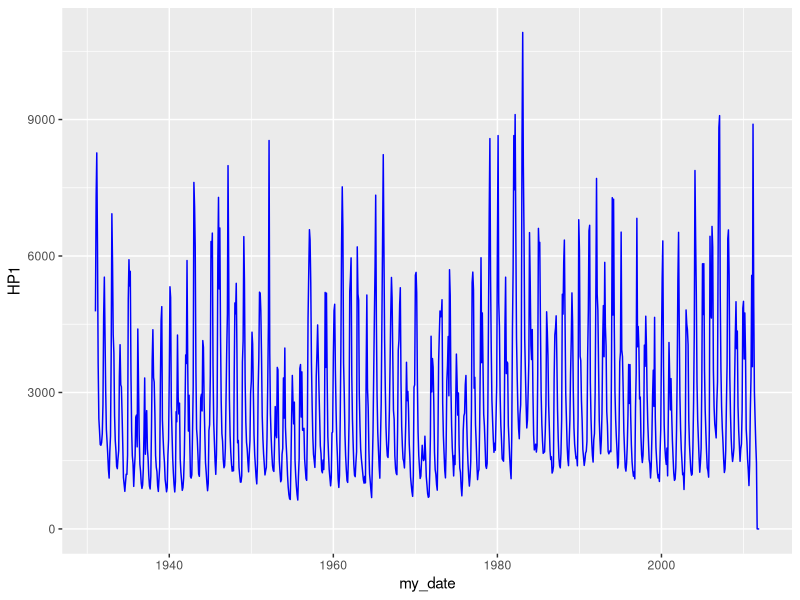
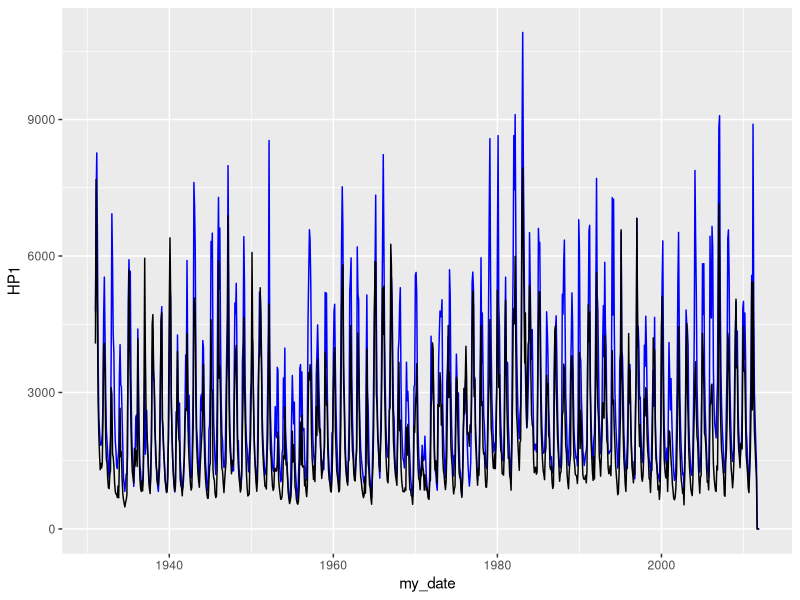
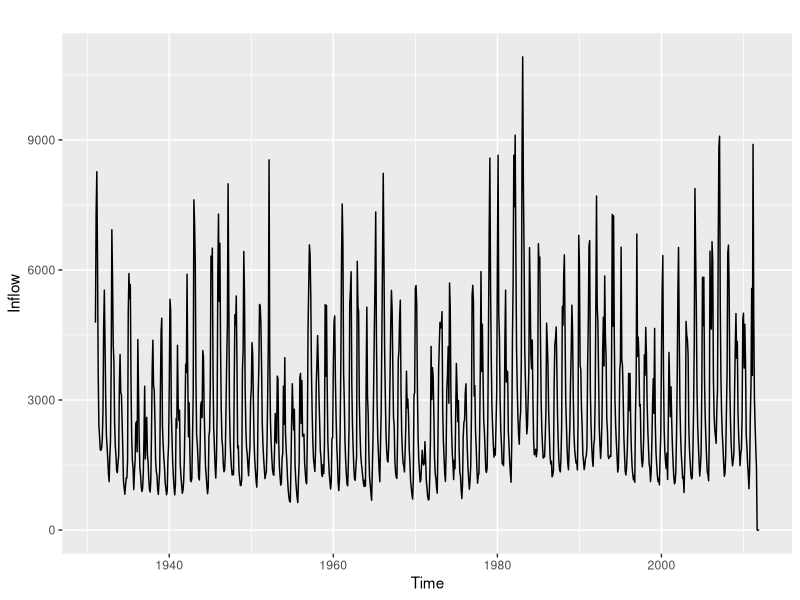
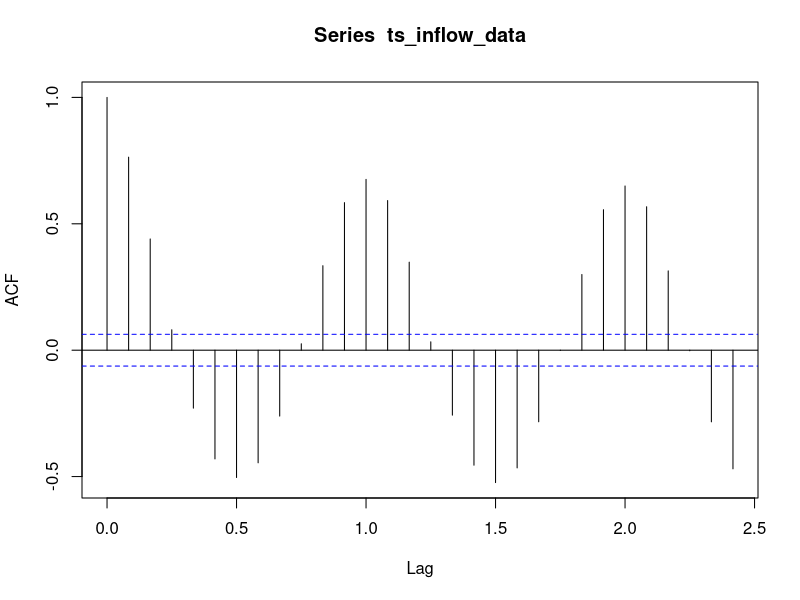
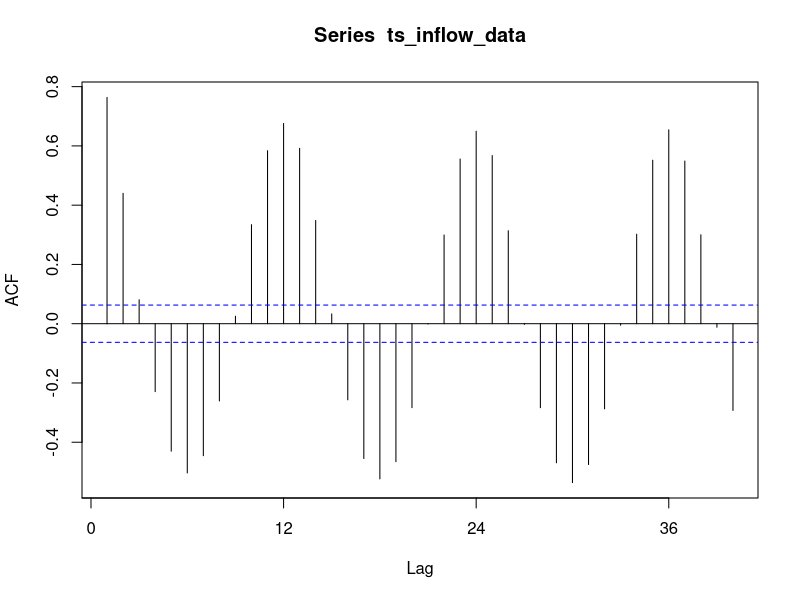
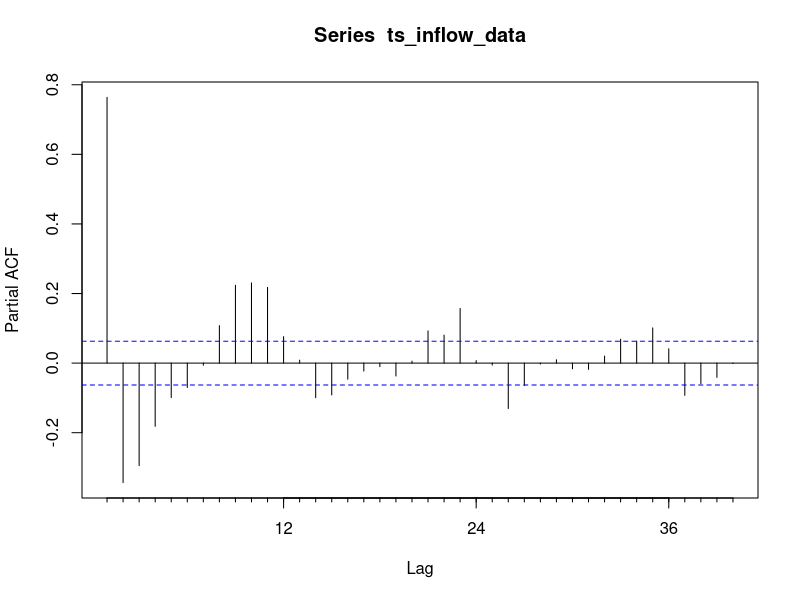
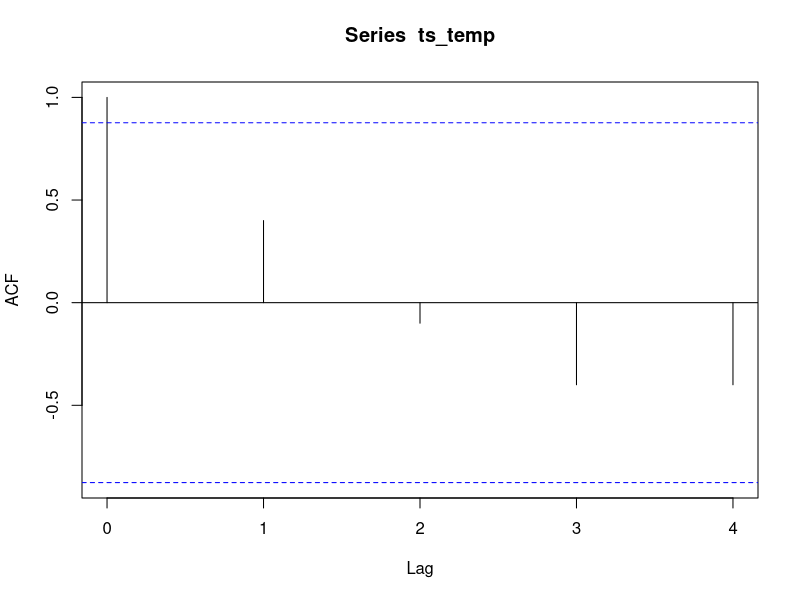

R code for these plots, in order:
## ---- chunk 1
knitr::opts_chunk$set(echo = TRUE) 
## ---- chunk 2
library(lubridate)
library(ggplot2)
library(forecast) #added for Acf and Pacf functions

## ---- chunk 3
#Importing time series data from text file
#I am calling it raw for now because it's data as it is in the file

#Option 1: import using absolute path
#raw_inflow_data <- read.table(file="/Users/lmm89/OneDrive/Duke_University/9_Spring2022/ENV790_TSA/Git_Repo/ENV790_TimeSeriesAnalysis_Sp2022_v2/Data/inflowtimeseries.txt",header=FALSE,skip=0)

#Option 2: import using shortcut "." or ".." or relative path
# the "." will point to the folder set as current directory
# the ".." will point to your parent folder set as current directory

#check which folder is your current directory using function getwd()
getwd()
# my output was "/Users/lmm89/Library/CloudStorage/OneDrive-Personal/Duke_University/11_Spring2023/ENV790_TSA/GitHub/TimeSeriesAnalysis_Sp23" meaning current directory is my project folder, therefore I only need to use "."
# if output was "/Users/lmm89/Library/CloudStorage/OneDrive-Personal/Duke_University/11_Spring2023/ENV790_TSA/GitHub/TimeSeriesAnalysis_Sp23/Lessons" then I would need to use ".."

raw_inflow_data <- read.table(file="./Data/inflowtimeseries.txt",header=FALSE,skip=0)

#If you want specific columns just trim the table
raw_inflow_data <- raw_inflow_data[,1:5] #the space before the comma means you want all rows
                                 #and 1:5 means all columns from 1 to 5
nhydro <- ncol(raw_inflow_data)-2
nobs <- nrow(raw_inflow_data) 

#If your file does not have header like this one you can add column names after creating the data frame
colnames(raw_inflow_data)=c("Month","Year", "HP1", "HP2","HP3") #column headers

#Checking data
head(raw_inflow_data)
str(raw_inflow_data)
## ---- chunk 4
#using package lubridate
my_date <- paste(raw_inflow_data[,1],raw_inflow_data[,2],sep="-") 
#parse: my_date column is a character. parsing is is converting it into a date object. this code pastes the first and second column.
#pastes data from row 1 with data from row 2 separated by a hyphen
my_date <- my(my_date)  #function my from package lubridate 
#my is month year but can use any combination of d,m,y
head(my_date)
#add date data to inflow_data 
inflow_data <- cbind(my_date,raw_inflow_data[,3:5]) #cbind stands for column bind
head(inflow_data)

## ---- chunk 5

#using package ggplot2
library(ggplot2)
ggplot(inflow_data, aes(x=my_date))+geom_line(aes(y=HP1), colour="blue")

#adding two time series to the same plot
ggplot(inflow_data, aes(x=my_date)) + geom_line(aes(y=HP1), color="blue")+geom_line(aes(y=HP2), colour="black")
## ---- chunk 6
ts_inflow_data <- ts(inflow_data[,"HP1"], start=c(1931,1), frequency = 12)
ts_inflow_data

## ---- chunk 7

autoplot(ts_inflow_data) + 
  xlab("Time") +
  ylab("Inflow") +
  labs(color="Reservoir")
## ---- chunk 8
# Option 1: The function acf() and pacf() is from package "stats"
HP1_acf <- acf(ts_inflow_data)  #information on the self correlation of our TS
HP1_acf

HP1_pacf=

#Option 2: Computing ACF and PACF with package "forecast". Preferred!

#The next line will output a plot since we have plot=TRUE and also store the acf values in the object
HP1_acf= Acf(ts_inflow_data, lag.max = 40) #correlation of current date with 6 months, 12 months, 18 months and 24 months)

HP1_pacf= Pacf(ts_inflow_data, lag.max = 40)
  
## ---- chunk 9
#If you have raw data:
temp <- c(1,2,3,4,5)
ts_temp <-ts(temp)
ts_temp_acf <- acf(ts_temp)

